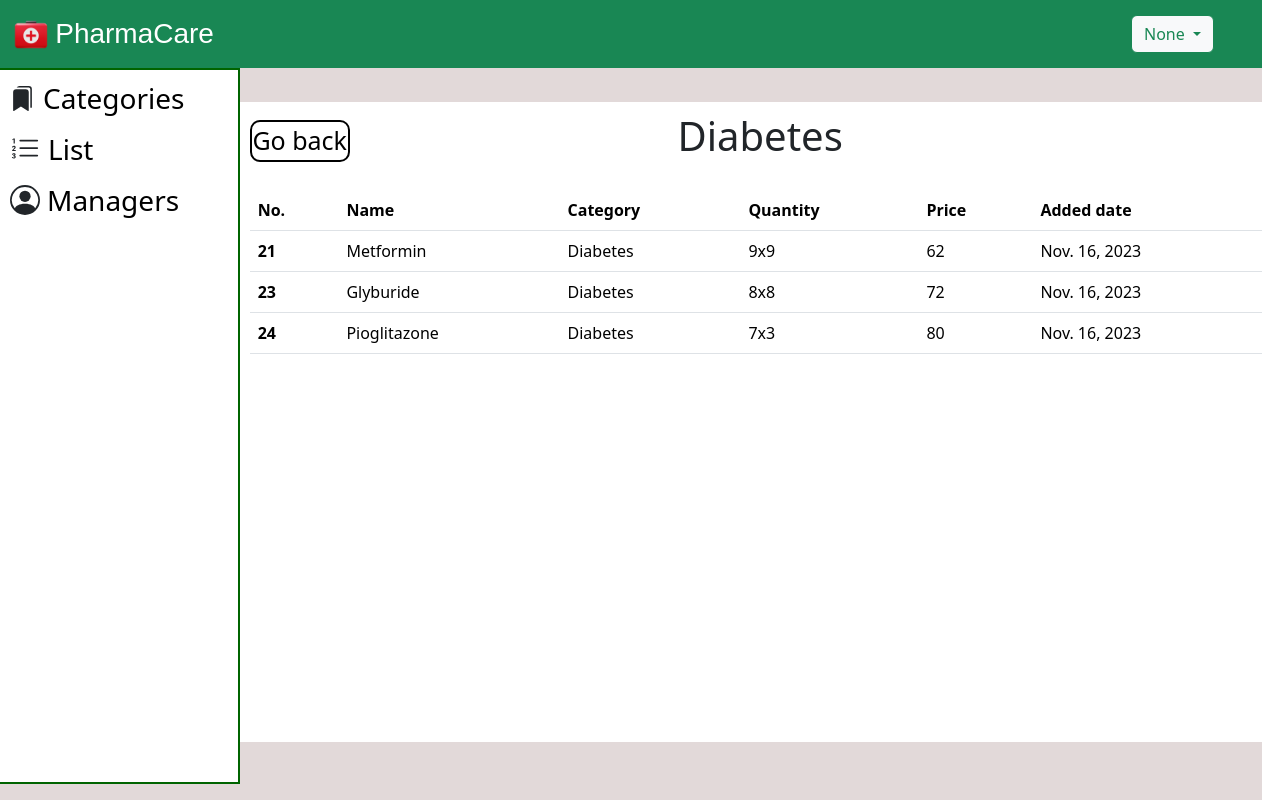
Page /Diabetes/ on the committed database.
### Pharmacy/models.py (models this page shows)
class medicine(models.Model):
    name=models.CharField(max_length=50)
    category=models.CharField(max_length=50)
    Qty=models.CharField(max_length=50)
    price=models.BigIntegerField()
    added_date=models.DateField(auto_now_add=True)

### Pharmacy/views.py (the view)
# urls.py: path('Diabetes/', views.Diabetes, name='Diabetes'),
def Diabetes(request):
    name = request.session.get('name')
    anti_med=medicine.objects.filter(category='Diabetes')
    return render(request, 'Diabetes.html', {'anti_med':anti_med, 'name':name, 'user_role': request.session.get('user_role')})

### templates/Diabetes.html (shortened to what this page needs)
<!DOCTYPE html>
<html lang="en">
  <head>
    <link
      href="https://cdn.jsdelivr.net/npm/bootstrap@5.3.2/dist/css/bootstrap.min.css"
      rel="stylesheet"
    />
    {% load static %}
  </head>
  <body style="background-color: rgb(226, 217, 217);">
    <nav class="navbar navbar-expand-lg bg-success text-white fs-5">
      <div class="container-fluid">
          <div class="row">
              <div class="col">
                <img src="{% static 'logo.png' %}" width="38" height="39">
                  <a class="navbar-brand" href="#" style="color: white; font-family: 'Gill Sans', 'Gill Sans MT', Calibri, 'Trebuchet MS', sans-serif; font-size: 28px; margin-left: 0;">PharmaCare</a>
              </div>
          </div>
      </div>
      <div class="dropdown mx-5">
        <button class="btn btn-outline-success bg-light dropdown-toggle" type="button" data-bs-toggle="dropdown"
            aria-expanded="false">
            {{name}}
        </button>
    </div>
    </nav>
    <div class="container">
      <div class="row" style="width: 20%; border: 2px solid darkgreen; height: 89.5vh; position:absolute; left:0px; background-color: white;">
        <ul>
            {% if user_role == 'manager' %}
              <li style="margin-bottom: 7px; margin-top: 7px;"><svg xmlns="http://www.w3.org/2000/svg"  width="25" height="25" fill="currentColor" class="bi bi-bookmarks-fill m-lg-2 " viewBox="0 0 16 16"><path d="M2 4a2 2 0 0 1 2-2h6a2 2 0 0 1 2 2v11.5a.5.5 0 0 1-.777.416L7 13.101l-4.223 2.815A.5.5 0 0 1 2 15.5V4z"/><path d="M4.268 1A2 2 0 0 1 6 0h6a2 2 0 0 1 2 2v11.5a.5.5 0 0 1-.777.416L13 13.768V2a1 1 0 0 0-1-1H4.268z"/></svg><a href="/managerhome" style="font-size: 28px; text-decoration: none; color:black; vertical-align: middle">Categories</a></li>
              <li style="margin-bottom: 7px;"><svg xmlns="http://www.w3.org/2000/svg" width="30" height="30" fill="currentColor" class="bi bi-list-ol m-lg-2 " viewBox="0 0 16 16"><path fill-rule="evenodd" d="M5 11.5a.5.5 0 0 1 .5-.5h9a.5.5 0 0 1 0 1h-9a.5.5 0 0 1-.5-.5zm0-4a.5.5 0 0 1 .5-.5h9a.5.5 0 0 1 0 1h-9a.5.5 0 0 1-.5-.5zm0-4a.5.5 0 0 1 .5-.5h9a.5.5 0 0 1 0 1h-9a.5.5 0 0 1-.5-.5z"/><path d="M1.713 11.865v-.474H2c.217 0 .363-.137.363-.317 0-.185-.158-.31-.361-.31-.223 0-.367.152-.373.31h-.59c.016-.467.373-.787.986-.787.588-.002.954.291.957.703a.595.595 0 0 1-.492.594v.033a.615.615 0 0 1 .569.631c.003.533-.502.8-1.051.8-.656 0-1-.37-1.008-.794h.582c.008.178.186.306.422.309.254 0 .424-.145.422-.35-.002-.195-.155-.348-.414-.348h-.3zm-.004-4.699h-.604v-.035c0-.408.295-.844.958-.844.583 0 .96.326.96.756 0 .389-.257.617-.476.848l-.537.572v.03h1.054V9H1.143v-.395l.957-.99c.138-.142.293-.304.293-.508 0-.18-.147-.32-.342-.32a.33.33 0 0 0-.342.338v.041zM2.564 5h-.635V2.924h-.031l-.598.42v-.567l.629-.443h.635V5z"/></svg><a href="/medicinelist" style="font-size: 28px; text-decoration: none; color:black; vertical-align:middle;">List</a></li>
              <li style="margin-bottom: 7px;"><svg xmlns="http://www.w3.org/2000/svg" width="25" height="25" fill="currentColor" class="bi bi-patch-plus-fill m-lg-2 " viewBox="0 0 16 16"><path d="M10.067.87a2.89 2.89 0 0 0-4.134 0l-.622.638-.89-.011a2.89 2.89 0 0 0-2.924 2.924l.01.89-.636.622a2.89 2.89 0 0 0 0 4.134l.637.622-.011.89a2.89 2.89 0 0 0 2.924 2.924l.89-.01.622.636a2.89 2.89 0 0 0 4.134 0l.622-.637.89.011a2.89 2.89 0 0 0 2.924-2.924l-.01-.89.636-.622a2.89 2.89 0 0 0 0-4.134l-.637-.622.011-.89a2.89 2.89 0 0 0-2.924-2.924l-.89.01-.622-.636zM8.5 6v1.5H10a.5.5 0 0 1 0 1H8.5V10a.5.5 0 0 1-1 0V8.5H6a.5.5 0 0 1 0-1h1.5V6a.5.5 0 0 1 1 0z"/>
              </svg><a href="/addmedicine" style="font-size: 28px; text-decoration: none; color:black; vertical-align:middle;">Add</a></li>
              <li style="margin-bottom: 7px;"><svg xmlns="http://www.w3.org/2000/svg" width="25" height="25" fill="currentColor" class="bi bi-pencil-square m-lg-2 " viewBox="0 0 16 16"><path d="M15.502 1.94a.5.5 0 0 1 0 .706L14.459 3.69l-2-2L13.502.646a.5.5 0 0 1 .707 0l1.293 1.293zm-1.75 2.456-2-2L4.939 9.21a.5.5 0 0 0-.121.196l-.805 2.414a.25.25 0 0 0 .316.316l2.414-.805a.5.5 0 0 0 .196-.12l6.813-6.814z"/><path fill-rule="evenodd" d="M1 13.5A1.5 1.5 0 0 0 2.5 15h11a1.5 1.5 0 0 0 1.5-1.5v-6a.5.5 0 0 0-1 0v6a.5.5 0 0 1-.5.5h-11a.5.5 0 0 1-.5-.5v-11a.5.5 0 0 1 .5-.5H9a.5.5 0 0 0 0-1H2.5A1.5 1.5 0 0 0 1 2.5v11z"/></svg><a href="/edit" style="font-size: 28px; text-decoration: none; color:black; vertical-align:middle;">Edit</a></li>
              <li style="margin-bottom: 7px;"><svg xmlns="http://www.w3.org/2000/svg" width="25" height="25" fill="currentColor" class="bi bi-x-octagon-fill m-lg-2 " viewBox="0 0 16 16"><path d="M11.46.146A.5.5 0 0 0 11.107 0H4.893a.5.5 0 0 0-.353.146L.146 4.54A.5.5 0 0 0 0 4.893v6.214a.5.5 0 0 0 .146.353l4.394 4.394a.5.5 0 0 0 .353.146h6.214a.5.5 0 0 0 .353-.146l4.394-4.394a.5.5 0 0 0 .146-.353V4.893a.5.5 0 0 0-.146-.353L11.46.146zm-6.106 4.5L8 7.293l2.646-2.647a.5.5 0 0 1 .708.708L8.707 8l2.647 2.646a.5.5 0 0 1-.708.708L8 8.707l-2.646 2.647a.5.5 0 0 1-.708-.708L7.293 8 4.646 5.354a.5.5 0 1 1 .708-.708z"/></svg><a href="/remove" style="font-size: 28px; text-decoration: none; color:black; vertical-align:middle;">Remove</a></li>
            {% else %}
              <li style="margin-bottom: 7px; margin-top: 7px;"><a href="/adminhome" style="font-size: 28px; text-decoration: none; color:black; vertical-align: middle">Categories</a></li>
              <li style="margin-bottom: 7px;"><a href="/medicinelist" style="font-size: 28px; text-decoration: none; color:black; vertical-align:middle;">List</a></li>
              <li style="margin-bottom: 7px; margin-top: 6px;"><a href="/allmanager" style="font-size: 28px; text-decoration: none; color:black; vertical-align: middle">Managers</a></li>
            {% endif %}
          </ul>
      </div>
    </div>
    <div class="container ">
        <div class="row ">
            <div class="col-md-11" style="background-color: white; height: 80vh; margin-top: 3%; margin-left: 15.5%; overflow-y: auto;">
                <h1 style="text-align: center; margin-top: 10px; margin-bottom: 30px;">Diabetes</h1>
                <a href="#" onclick="history.go(-1); return false;" style="font-size: 25px; position: absolute; margin-top: -70px; color: black; text-decoration: none; border: 2px solid black; width: 100px; border-radius: 10px; text-align: center;">Go back</a>
              <table class="table table-hover ">
                <thead>
                  <tr>
                    <th scope="col">No.</th>
                    <th scope="col">Name</th>
                    <th scope="col">Category</th>
                    <th scope="col">Quantity</th>
                    <th scope="col">Price</th>
                    <th scope="col">Added date</th>
                  </tr>
                </thead>
                <tbody>
                  {% for med in anti_med %}
                  <tr>
                    <th scope="row">{{med.id}}</th>
                    <td>{{med.name}}</td>
                    <td>{{med.category}}</td>
                    <td>{{med.Qty}}</td>
                    <td>{{med.price}}</td>
                    <td>{{med.added_date}}</td>
                  </tr>
                  {% endfor %}
                </tbody>
              </table>
            </div>
        </div>
    </div>
</body>
</html>

### templates/Diabetes.html (style rules this page uses)
.navbar a.navbar-brand { display: inline-block; vertical-align: middle; }

### rows in the picture
medicine: id "21", name "Metformin", category "Diabetes", Qty "9x9", price "62", added_date "Nov. 16, 2023"
medicine: id "23", name "Glyburide", category "Diabetes", Qty "8x8", price "72", added_date "Nov. 16, 2023"
medicine: id "24", name "Pioglitazone", category "Diabetes", Qty "7x3", price "80", added_date "Nov. 16, 2023"

### other values in the picture
{{ name }} "None"
